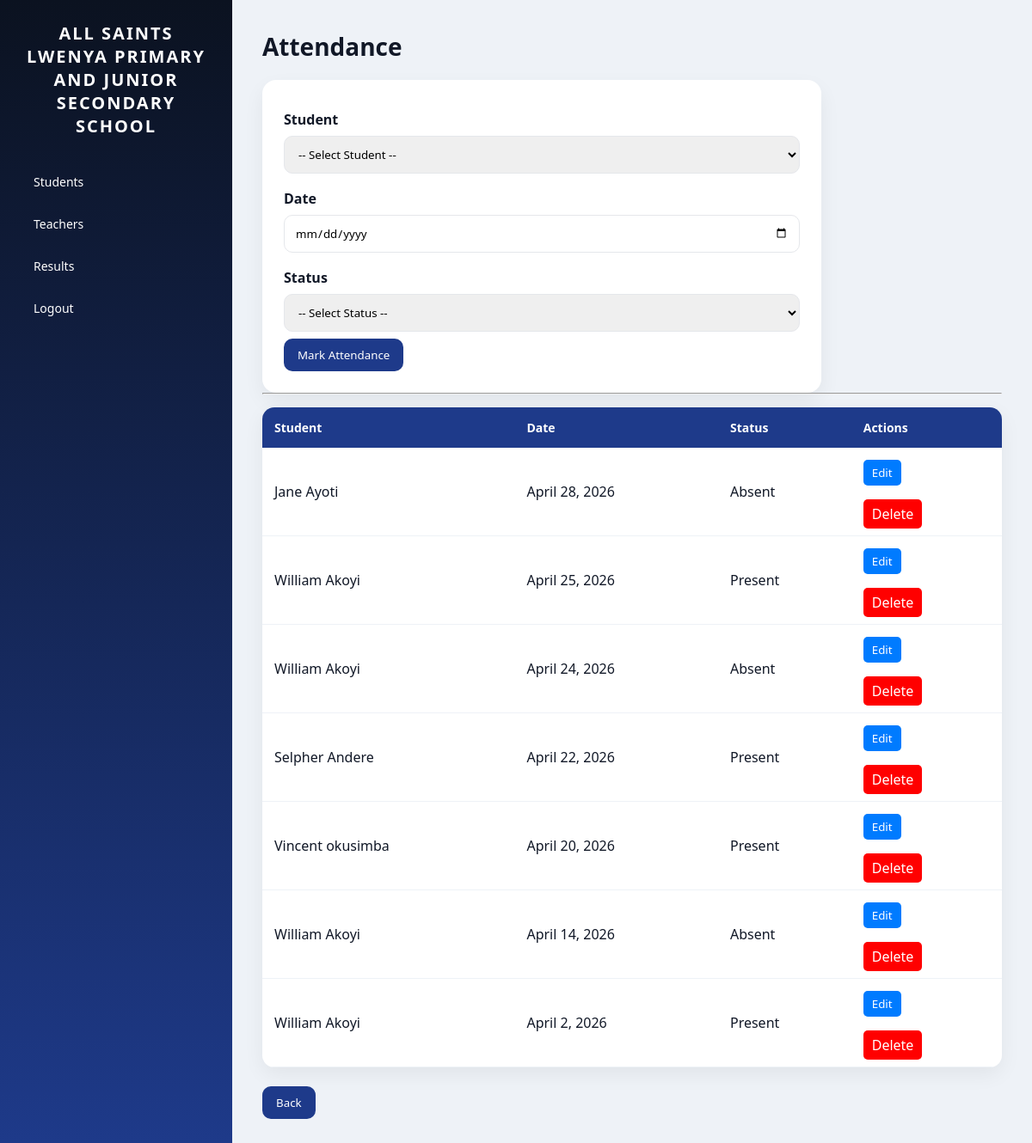
The page /attendance/ on the database as committed earlier.
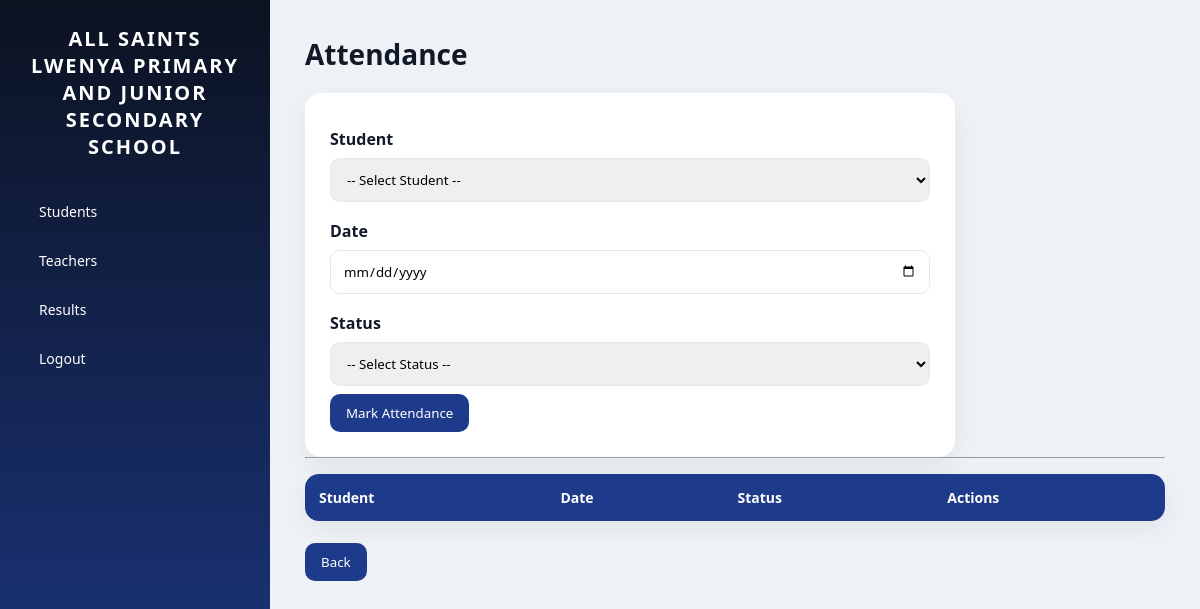
The same page on the database as committed later.
### skullapp/models.py (models this page shows, shortened)
class Attendance(models.Model):
    student = models.ForeignKey(Student, on_delete=models.CASCADE)
    date = models.DateField()
    status = models.CharField(max_length=10, choices=[
        ('Present', 'Present'),
        ('Absent', 'Absent')
    ])

class Student(models.Model):
    first_name = models.CharField(max_length=100)
    last_name = models.CharField(max_length=100)
    admission_number = models.CharField(max_length=20, unique=True)
    student_class = models.CharField(max_length=20)

### skullapp/views.py (the view)
# urls.py: path('attendance/', views.attendance, name='attendance'),
def attendance(request):
    attendance_records = Attendance.objects.all().order_by('-date')
    students = Student.objects.all()
    return render(request, 'attendance.html', {
        'attendance': attendance_records,
        'students': students
    })

### skullapp/templates/attendance.html (shortened to what this page needs)
{% extends 'base.html' %}
{% block content %}
<h1>Attendance</h1>
<form method="POST" action="{% url 'mark_attendance' %}">
    <label>Student</label>
    <select name="student" required>
         <option value="">-- Select Student --</option>
    </select>
    <label>Date</label>
    <input type="date" name="date" required>
    <label>Status</label>
    <select name="status">
         <option value="">-- Select Status --</option>
    </select>
    <button type="submit">Mark Attendance</button>
</form>
<hr>
<table>
    <tr>
        <th>Student</th>
        <th>Date</th>
        <th>Status</th>
        <th>Actions</th>
    </tr>
    {% for a in attendance %}
    <tr>
        <td>{{ a.student.first_name }} {{ a.student.last_name }}</td>
        <td>{{ a.date }}</td>
        <td>{{ a.status }}</td>
        <td>
    <a href="{% url 'edit_attendance' a.pk %}">
        <button style="background:#007bff; color:white; border:none; padding:6px 10px; border-radius:5px;">
            Edit
        </button>
    </a>
    <br><br>
    <a href="{% url 'delete_attendance' a.id %}"
   onclick="openDeleteModal({{ a.pk }}); return false;"
   style="background:red; color:white; padding:6px 10px; border-radius:5px; text-decoration:none;">
   Delete
</a>
</td>
    </tr>
    {% endfor %}
</table>
<br>
<a href="{% url 'students' %}">
    <button>Back</button>
</a>
{% endblock %}

Rows that differ between the two databases and show on the page:
removed Attendance: student.first_name "Jane", student.last_name "Ayoti", date "April 28, 2026", status "Absent"
removed Attendance: student.first_name "William", student.last_name "Akoyi", date "April 25, 2026", status "Present"
removed Attendance: student.first_name "William", student.last_name "Akoyi", date "April 24, 2026", status "Absent"
removed Attendance: student.first_name "Selpher", student.last_name "Andere", date "April 22, 2026", status "Present"
removed Attendance: student.first_name "Vincent", student.last_name "okusimba", date "April 20, 2026", status "Present"
removed Attendance: student.first_name "William", student.last_name "Akoyi", date "April 14, 2026", status "Absent"
removed Attendance: student.first_name "William", student.last_name "Akoyi", date "April 2, 2026", status "Present"
